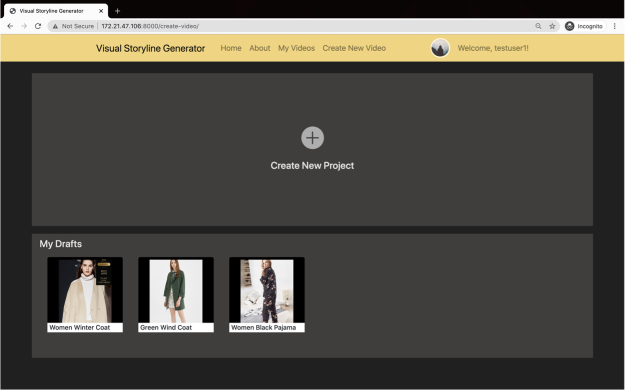
#> input picture Images/Create-Video-Page.png, 1252 x 782 px, found by its file name (shown at 1/2 size); its folder holds only this picture in this run
$ python main_tsp.py   (older library calls are emulated)
#> lines starting #> are read from the running program, lines starting #| are printed output that depends on the picture
### videos/AIalgo/SeqAlgo/ssim.py
import numpy as np
from skimage import io
from skimage import data, img_as_float,color
from skimage.measure import compare_ssim as ssim
from skimage.transform import rescale, resize, downscale_local_mean
from sklearn.metrics import pairwise_distances

# [14 lines left out: function get_ssim_image, not called in this run]

def get_ssim(i,j):
    return get_ssim_image(i,j)

# [14 lines left out: functions calc_ssim, pairwise_ssim, not called in this run]

def get_img(i):
#> called with i = './Images/Create-Video-Page.png'
    img = io.imread(i)
#> img is the input picture: shape (782, 1252, 4); mean R, G, B, A 79.4, 75.5, 70, 253.2
    img = resize(img, (224, 224))
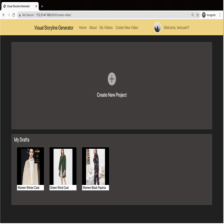
#> img: shape (224, 224, 4) float64; mean R, G, B, A 0.311, 0.296, 0.274, 0.993; transparent parts drawn white
#> (the run stopped early here; a loop or call above may not have finished)

$ run again, on Images/Video-Editing-Page.png
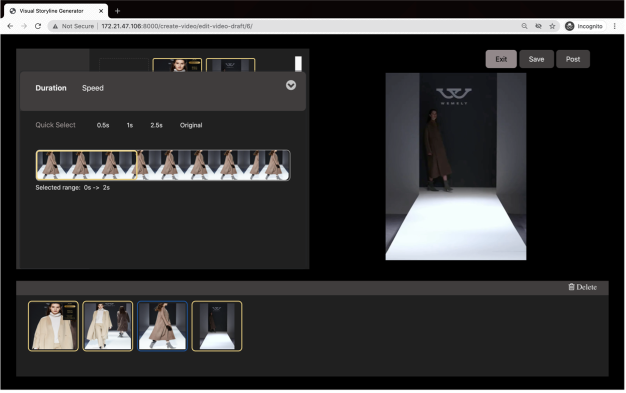
#> input picture Images/Video-Editing-Page.png, 1252 x 785 px, found by its file name (shown at 1/2 size)
#> in get_img, img is the input picture: shape (785, 1252, 4); mean R, G, B, A 48.3, 47.8, 48.1, 252.3
#> in get_img, `img = resize(img, (224, 224))`:
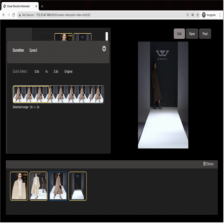
#> img: shape (224, 224, 4) float64; mean R, G, B, A 0.189, 0.187, 0.189, 0.99; transparent parts drawn white
